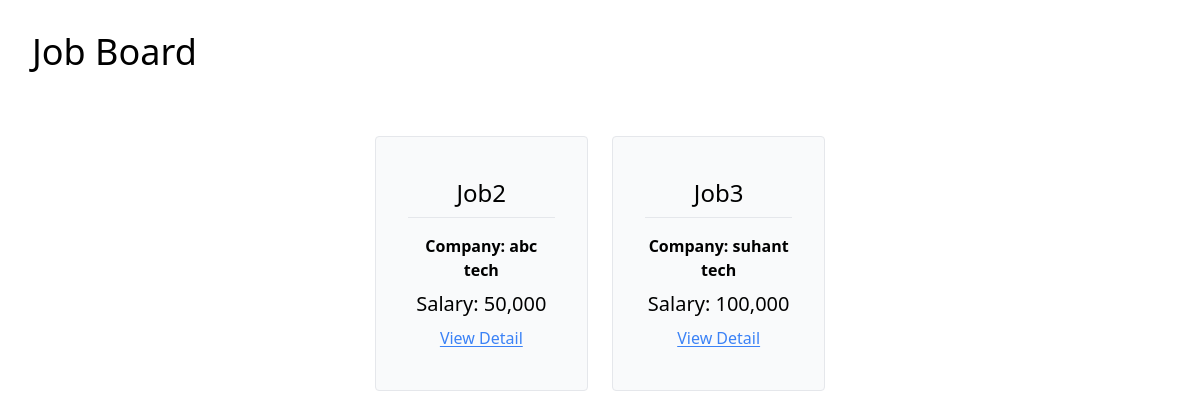
Before: / with the older database file.
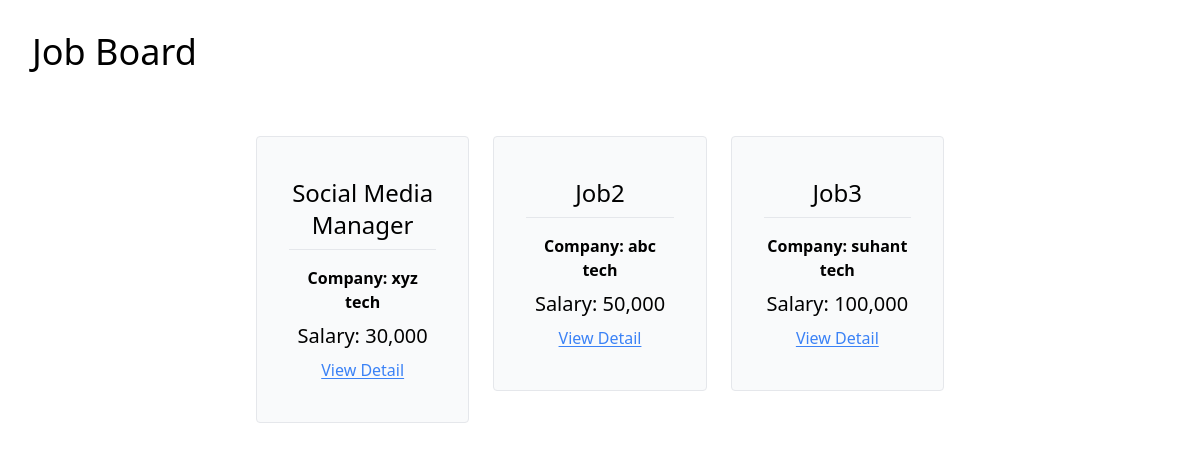
After: the same page with the newer database file.
### job_board/models.py (models this page shows, shortened)
class Job(models.Model):
    title = models.CharField(max_length=200)
    description = models.TextField( )
    company_detail = models.TextField(max_length=100)
    salary = models.IntegerField()
    is_active = models.BooleanField(default=False)

### job_board/views.py (the view)
# urls.py: path('',index ,name='home'),
def index(request):
    active_posting = Job.objects.filter(is_active=True)
    context = {
        'job_posting': active_posting,
    }
    return render(request, 'job_board/index.html', context)

### job_board/templates/job_board/index.html
{% extends 'job_board/_base.html' %}
{% load humanize %}
{% block content %}
  <div class="flex justify-center w-10/12 mx-auto flex-wrap gap-6">
    {% for posting in job_posting %}
      <a class="w-1/4 text-center" href="{% url 'details' posting.pk %}">
        <div class="border rounded px-8 py-10 bg-gray-50 hover:bg-gray-100 hover:cursor-pointer">
          <p class="text-2xl pb-2">{{ posting.title }}</p>
          <hr class="py-2" />
          <p class="font-semibold pb-2">Company: {{ posting.company_detail }}</p>
          <p class="text-xl pb-2">Salary: {{ posting.salary|intcomma }}</p>
          <p class="underline underline-offset-2 text-blue-500 hover:text-blue-400">View Detail</p>
        </div>
      </a>
    {% endfor %}
  </div>
{% endblock %}

### job_board/templates/job_board/_base.html (shortened to what this page needs)
<!DOCTYPE html>
<html lang="en">
  <head>
    <script src="https://cdn.tailwindcss.com"></script>
  </head>
  <body>
    <div class="mb-8">
      <h1 class="text-4xl py-8 pl-8"><a href="{% url 'home' %}">Job Board</a></h1>
    </div>
    <div class="container mx-auto mb-8">
      {% block content %}
      {% endblock %}
    </div>
  </body>
</html>

Changed rows visible on the page:
now on this page (row edited): Job: title "Social Media Manager", company_detail "xyz tech", salary "30,000"
